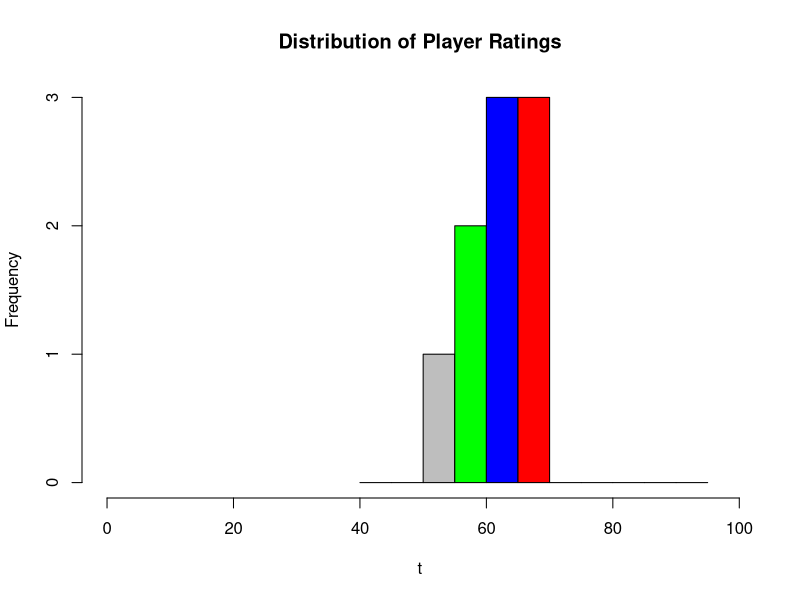

Reproduce this figure in R.
t<- c(69,68,67,65,65,62,59,59,54)
hist(t, main="Distribution of Player Ratings",xlim = c(0,99), 
     breaks=c(seq(40,99,5)), col = c("blue", "red", "gray", "green"))